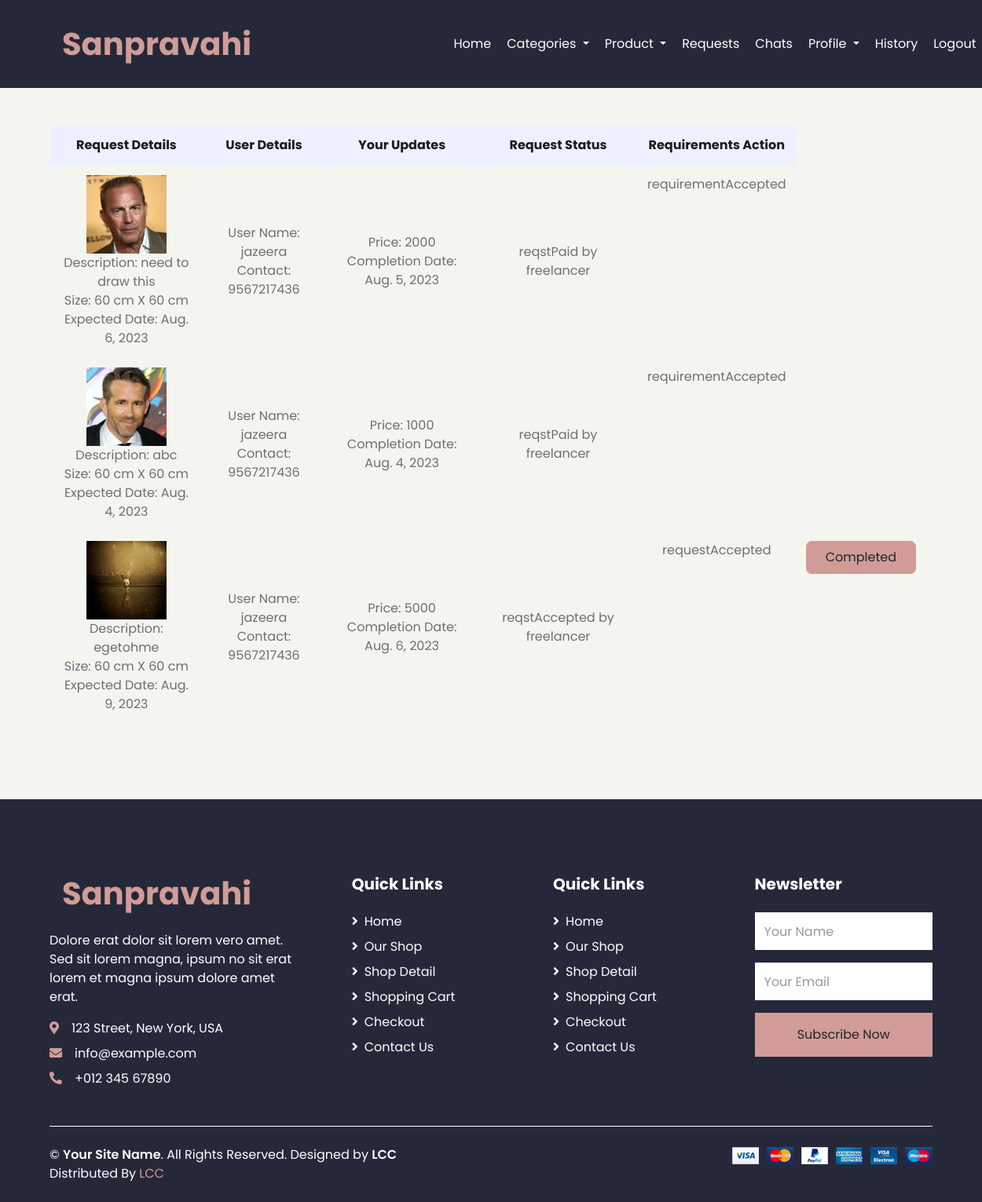
Page /freelancer-viewrequests/ (signed in) on the committed database.
### artist_app/models.py (models this page shows)
class RequestProduct(models.Model):
    user_id=models.ForeignKey(UserReg,on_delete=models.CASCADE,null=True)
    freelancer_id=models.ForeignKey(FreelancerReg,on_delete=models.CASCADE)
    requeststatus=models.CharField(max_length=30,default='Pending')
    reqrequirestatus=models.CharField(max_length=30,default='Pending')
    requestimage=models.ImageField()
    requestdesc=models.TextField()
    requestsize=models.CharField(max_length=30)
    requestprice=models.CharField(max_length=30,null=True,default='')
    reqexpecteddate=models.DateField(null=True)
    reqcompletedate=models.DateField(null=True)
    payment_type=models.CharField(max_length=30,null=True,blank=True)
    payment_date=models.DateField(null=True,blank=True)

class UserReg(models.Model):
    u_log=models.ForeignKey(Login,on_delete=models.CASCADE,null=True)
    name=models.CharField(max_length=30)
    phone=models.CharField(max_length=30)
    email=models.EmailField()
    housename=models.CharField(max_length=30,null=True)
    place=models.CharField(max_length=30,null=True)
    city=models.CharField(max_length=30,null=True)
    district=models.CharField(max_length=30,null=True)
    pin=models.CharField(max_length=30,null=True)

### artist_app/views.py (the view)
# urls.py: path('freelancer-viewrequests/',views.freelancer_viewrequests),
def freelancer_viewrequests(request):
    flog=request.session['fid']
    fdata=FreelancerReg.objects.get(f_log_id=flog)
    requests=RequestProduct.objects.filter(freelancer_id=fdata)
    return render(request,'freelancer/freelancer_viewrequests.html',{'requests':requests})

### templates/freelancer/freelancer_viewrequests.html (shortened to what this page needs)
{% extends 'freelancer/freelancer_dashboard.html' %}
{% block content %}
<div class="container-fluid pt-5">
    <div class="row px-xl-5">
        <div class="col-lg-12 table-responsive mb-5">
            <table class="table table-bordered text-center mb-0">
                <thead class="bg-secondary text-dark">
                    <tr>
                        <th>Request Details</th>
                        <th>User Details</th>
                        <th>Your Updates</th>
                        <th>Request Status</th>
                        <th>Requirements Action</th>
                    </tr>
                </thead>
                <tbody class="align-middle">
                    {% for requests in requests %}
                    <tr>
                        <td class="align-middle"><img src="../../static/media/{{requests.requestimage}}" alt="" style="width: 60% !important; height: 100px  !important;"><br>
                        Description: {{requests.requestdesc}}<br>
                        Size: {{requests.requestsize}} <br>
                        Expected Date: {{requests.reqexpecteddate}} </td>
                        <td class="align-middle">User Name: {{requests.user_id.name}}<br>
                        Contact: {{requests.user_id.phone}}</td>
                        <td class="align-middle">Price: {{requests.requestprice}} <br>
                            Completion Date: {{requests.reqcompletedate}} </td>
                        {% if requests.requeststatus|lower == "pending" %}
                        <td class="align-middle"><a href="/freelancer-acceptrequest?rid={{requests.id}}" class="btn btn-primary py-2 px-4 " style="border-radius: 7px;">Accept</a>
                            <a href="/freelancer-rejectrequest?rid={{requests.id}}" class="btn btn-primary py-2 px-4" style="border-radius: 7px;">Reject</a>
                        </td>
                        {% else %}
                        <td class="align-middle">reqst{{requests.requeststatus}} by freelancer</td>
                        {% endif %}
                        {% if requests.requeststatus|lower == "accepted" and requests.reqrequirestatus|lower == "accepted" %}
                        <td >request{{requests.reqrequirestatus}}</td>
                        <td><a href="/freelancer-completerequest?rid={{requests.id}}" class="btn btn-primary py-2 px-4 mr-2" style="border-radius: 7px;">Completed</a>
                        </td>
                        {% else %}
                        <td >requirement{{requests.reqrequirestatus}}</td>
                        {% endif %}
                    </tr>
                    {% endfor %}
                </tbody>
            </table>
        </div>
    </div>
</div>
{% endblock %}

### templates/freelancer/freelancer_dashboard.html (shortened to what this page needs)
{% load static %}
<!DOCTYPE html>
<html lang="en">
<head>
    <link href="https://cdnjs.cloudflare.com/ajax/libs/font-awesome/5.10.0/css/all.min.css" rel="stylesheet">
    <link href="{% static 'lib/owlcarousel/assets/owl.carousel.min.css' %}" rel="stylesheet">
    <link href="{% static 'css/style.css' %}" rel="stylesheet">
</head>
<body style="background-color:  #f5f5f0 !important;">
    <div class="container-fluid" style="background-color: #252839 !important;">
        <div class="row align-items-center py-3 px-xl-5">
            <div class="col-lg-3 d-none d-lg-block">
                <a href="/" class="text-decoration-none">
                    <h1 class="m-0 display-5 font-weight-semi-bold"><span class="text-primary font-weight-bold px-3 mr-1">Sanpravahi</span></h1>
                </a>
            </div>
            <div class="col-lg-6 col-6 text-left">
                <nav class="navbar navbar-expand-lg navbar-light bg-light"  style="background-color: #252839 !important; margin-left: 200px !important;">
                    <div class="collapse navbar-collapse" id="navbarSupportedContent">
                      <ul class="navbar-nav mr-auto">
                        <li class="nav-item active">
                          <a class="nav-link" href="/freelancer-dashboard" style="color: #fff !important;">Home </a>
                        </li>
                        <li class="nav-item dropdown">
                        <a class="nav-link dropdown-toggle" style="color: #fff !important;" href="#" id="navbarDropdown" role="button" data-toggle="dropdown" aria-haspopup="true" aria-expanded="false">
                            Categories
                        </a>
                        </li>
                        <li class="nav-item dropdown">
                          <a class="nav-link dropdown-toggle" style="color: #fff !important;" href="#" id="navbarDropdown" role="button" data-toggle="dropdown" aria-haspopup="true" aria-expanded="false">
                            Product
                          </a>
                        </li>
                        <li class="nav-item active">
                            <a class="nav-link" href="/freelancer-viewrequests" style="color: #fff !important;">Requests </a>
                          </li>
                          <li class="nav-item active">
                            <a class="nav-link" href="/freelancer-viewchats" style="color: #fff !important;">Chats </a>
                          </li>
                          <li class="nav-item dropdown">
                            <a class="nav-link dropdown-toggle" style="color: #fff !important;" href="#" id="navbarDropdown" role="button" data-toggle="dropdown" aria-haspopup="true" aria-expanded="false">
                              Profile
                            </a>
                          </li>
                          <li class="nav-item active">
                            <a class="nav-link" href="/freelancer-viewproducthistory" style="color: #fff !important;">History </a>
                          </li>
                          <li class="nav-item active">
                            <a class="nav-link" href="/" style="color: #fff !important;">Logout </a>
                          </li>
                      </ul>
                    </div>
                  </nav>
            </div>
        </div>
    </div>
    {% block content %}{% endblock %}
    <div class="container-fluid bg-secondary text-dark mt-5 pt-5" style="background-color: #252839 !important; color: white !important;">
        <div class="row px-xl-5 pt-5" >
            <div class="col-lg-4 col-md-12 mb-5 pr-3 pr-xl-5" >
                <a href="" class="text-decoration-none" >
                    <h1 class="mb-4 display-5 font-weight-semi-bold"><span class="text-primary font-weight-bold px-3 mr-1">Sanpravahi</span></h1>
                </a>
                <p>Dolore erat dolor sit lorem vero amet. Sed sit lorem magna, ipsum no sit erat lorem et magna ipsum dolore amet erat.</p>
                <p class="mb-2"><i class="fa fa-map-marker-alt text-primary mr-3"></i>123 Street, New York, USA</p>
                <p class="mb-2"><i class="fa fa-envelope text-primary mr-3"></i>info@example.com</p>
                <p class="mb-0"><i class="fa fa-phone-alt text-primary mr-3"></i>+012 345 67890</p>
            </div>
            <div class="col-lg-8 col-md-12" >
                <div class="row">
                    <div class="col-md-4 mb-5" >
                        <h5 class="font-weight-bold text-dark mb-4" style="color: white !important;">Quick Links</h5>
                        <div class="d-flex flex-column justify-content-start" >
                            <a class="text-dark mb-2" href="index.html" style="color: white !important;"><i class="fa fa-angle-right mr-2"></i>Home</a>
                            <a class="text-dark mb-2" href="shop.html" style="color: white !important;"><i class="fa fa-angle-right mr-2"></i>Our Shop</a>
                            <a class="text-dark mb-2" href="detail.html" style="color: white !important;"><i class="fa fa-angle-right mr-2"></i>Shop Detail</a>
                            <a class="text-dark mb-2" href="cart.html" style="color: white !important;"><i class="fa fa-angle-right mr-2"></i>Shopping Cart</a>
                            <a class="text-dark mb-2" href="checkout.html" style="color: white !important;"><i class="fa fa-angle-right mr-2"></i>Checkout</a>
                            <a class="text-dark" href="contact.html" style="color: white !important;"><i class="fa fa-angle-right mr-2"></i>Contact Us</a>
                        </div>
                    </div>
                    <div class="col-md-4 mb-5">
                        <h5 class="font-weight-bold text-dark mb-4" style="color: white !important;">Quick Links</h5>
                        <div class="d-flex flex-column justify-content-start">
                            <a class="text-dark mb-2" href="index.html" style="color: white !important;"><i class="fa fa-angle-right mr-2"></i>Home</a>
                            <a class="text-dark mb-2" href="shop.html" style="color: white !important;"><i class="fa fa-angle-right mr-2"></i>Our Shop</a>
                            <a class="text-dark mb-2" href="detail.html" style="color: white !important;"><i class="fa fa-angle-right mr-2"></i>Shop Detail</a>
                            <a class="text-dark mb-2" href="cart.html" style="color: white !important;"><i class="fa fa-angle-right mr-2"></i>Shopping Cart</a>
                            <a class="text-dark mb-2" href="checkout.html" style="color: white !important;"><i class="fa fa-angle-right mr-2"></i>Checkout</a>
                            <a class="text-dark" href="contact.html" style="color: white !important;"><i class="fa fa-angle-right mr-2"></i>Contact Us</a>
                        </div>
                    </div>
                    <div class="col-md-4 mb-5">
                        <h5 class="font-weight-bold text-dark mb-4" style="color: white !important;">Newsletter</h5>
                        <form action="">
                            <div class="form-group">
                                <input type="text" class="form-control border-0 py-4" placeholder="Your Name" required="required" />
                            </div>
                            <div class="form-group">
                                <input type="email" class="form-control border-0 py-4" placeholder="Your Email"
                                    required="required" />
                            </div>
                            <div>
                                <button class="btn btn-primary btn-block border-0 py-3" type="submit">Subscribe Now</button>
                            </div>
                        </form>
                    </div>
                </div>
            </div>
        </div>
        <div class="row border-top border-light mx-xl-5 py-4">
            <div class="col-md-6 px-xl-0">
                <p class="mb-md-0 text-center text-md-left text-dark" style="color: white !important;">
                    &copy; <a class="text-dark font-weight-semi-bold" href="#" style="color: white !important;">Your Site Name</a>. All Rights Reserved. Designed
                    by
                    <a class="text-dark font-weight-semi-bold" href="https://htmlcodex.com" style="color: white !important;">LCC</a><br>
                    Distributed By <a href="https://themewagon.com" target="_blank">LCC</a>
                </p>
            </div>
            <div class="col-md-6 px-xl-0 text-center text-md-right">
                <img class="img-fluid" src="{% static 'img/payments.png' %}" alt="">
            </div>
        </div>
    </div>
</body>
</html>

### rows in the picture
RequestProduct: requestimage (picture), requestdesc "need to draw this", requestsize "60 cm X 60 cm", reqexpecteddate "Aug. 6, 2023", user_id.name "jazeera", user_id.phone "9567217436", requestprice "2000", reqcompletedate "Aug. 5, 2023", requeststatus "Paid", reqrequirestatus "Accepted"
RequestProduct: requestimage (picture), requestdesc "abc", requestsize "60 cm X 60 cm", reqexpecteddate "Aug. 4, 2023", user_id.name "jazeera", user_id.phone "9567217436", requestprice "1000", reqcompletedate "Aug. 4, 2023", requeststatus "Paid", reqrequirestatus "Accepted"
RequestProduct: requestimage (picture), requestdesc "egetohme", requestsize "60 cm X 60 cm", reqexpecteddate "Aug. 9, 2023", user_id.name "jazeera", user_id.phone "9567217436", requestprice "5000", reqcompletedate "Aug. 6, 2023", requeststatus "Accepted", reqrequirestatus "Accepted"
